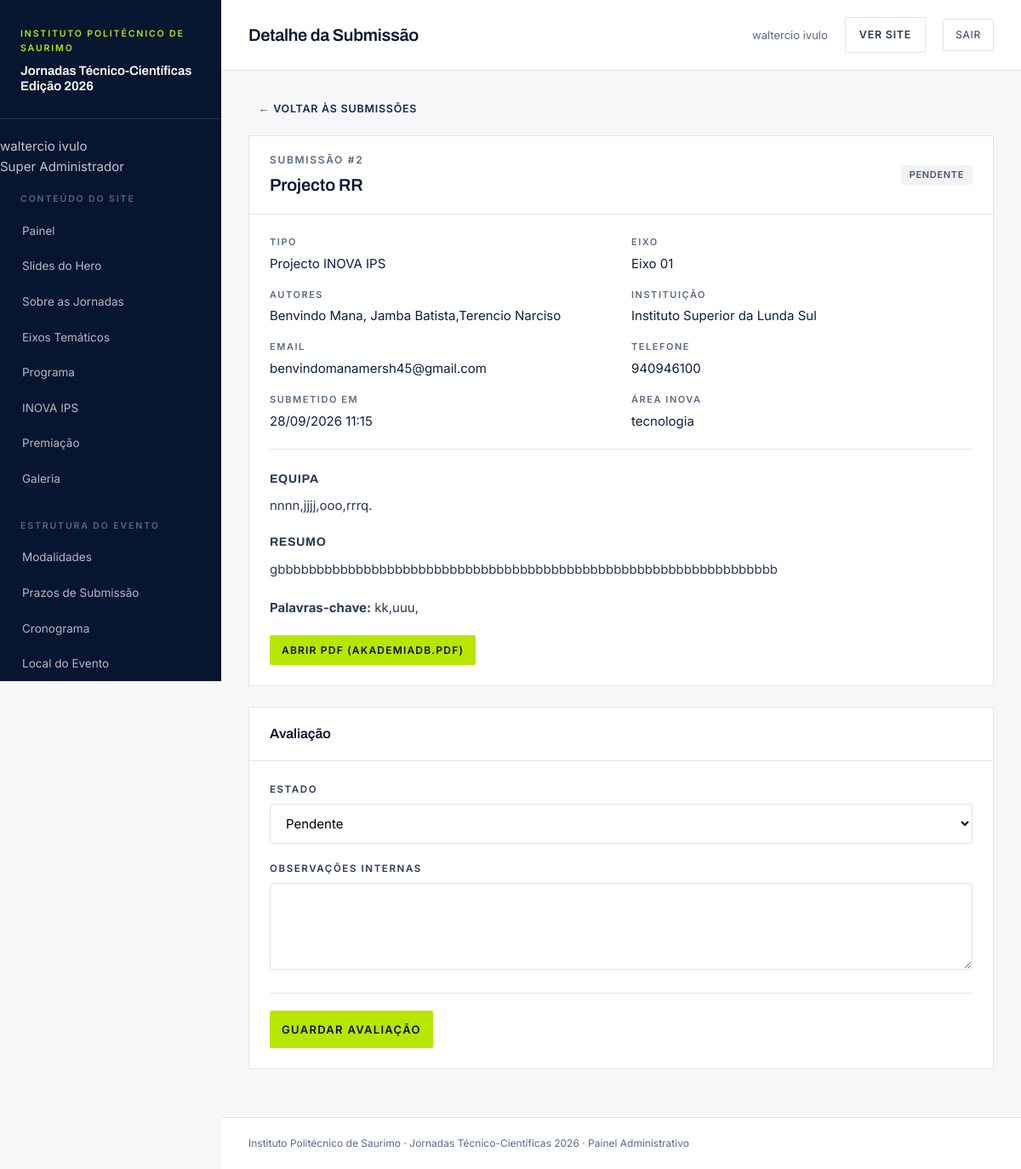
The app's page /admin/submissao-ver.php?id=2 (signed in) with its own data.
### tables this page shows
CREATE TABLE `submissoes` (
  `id` int(10) UNSIGNED NOT NULL,
  `tipo` enum('comunicacao','poster','projeto_inova') NOT NULL,
  `eixo` varchar(10) DEFAULT NULL,
  `titulo` varchar(255) NOT NULL,
  `autores` text NOT NULL,
  `instituicao` varchar(190) DEFAULT NULL,
  `email` varchar(190) NOT NULL,
  `telefone` varchar(40) DEFAULT NULL,
  `resumo` text NOT NULL,
  `palavras_chave` varchar(255) DEFAULT NULL,
  `area_inova` varchar(60) DEFAULT NULL,
  `elementos_equipa` text DEFAULT NULL,
  `ficheiro_original` varchar(255) DEFAULT NULL,
  `ficheiro_guardado` varchar(255) DEFAULT NULL,
  `ficheiro_tamanho` int(10) UNSIGNED DEFAULT NULL,
  `status` enum('pendente','em_analise','aceite','rejeitado') NOT NULL DEFAULT 'pendente',
  `observacoes` text DEFAULT NULL,
  `avaliado_por` int(10) UNSIGNED DEFAULT NULL,
  `avaliado_em` datetime DEFAULT NULL,
  `criado_em` datetime NOT NULL DEFAULT current_timestamp(),
  `atualizado_em` datetime NOT NULL DEFAULT current_timestamp() ON UPDATE current_timestamp()
);

### inc/auth.php (called while the page is built, shortened)
<?php
require_once __DIR__ . '/helpers.php';
function admin_autenticado(): bool
{
    return !empty($_SESSION['admin_id']);
}
function admin_actual(): ?array
{
    static $cache = null;
    if ($cache !== null) return $cache;
    $stmt = db()->prepare('
        SELECT id, nome, email, nivel, ativo
        FROM admins
        WHERE id = ? AND ativo = 1
    ');
    $stmt->execute([(int) $_SESSION['admin_id']]);
    $admin = $stmt->fetch() ?: null;
    return $cache = $admin;
}
function exigir_login(): void
{
    if (!admin_actual()) {
        $_SESSION = [];
        session_destroy();
        redirecionar(url('admin/login.php'));
    }
}
function admin_nivel(): int
{
    $a = admin_actual();
    return $a ? (int) $a['nivel'] : 99;
}
function admin_nome_nivel(int $nivel): string
{
    return [
        NIVEL_SUPER     => 'Super Administrador',
        NIVEL_EDITOR    => 'Editor',
        NIVEL_AVALIADOR => 'Avaliador',
    ][$nivel] ?? 'Desconhecido';
}

### inc/db.php (called while the page is built, shortened)
<?php
function db(): PDO
{
    static $pdo = null;
    if ($pdo instanceof PDO) return $pdo;
    $cfg = require __DIR__ . '/config.php';
    $dsn = sprintf('mysql:host=%s;dbname=%s;charset=%s',
        $cfg['db_host'], $cfg['db_name'], $cfg['db_charset']);
    $pdo = new PDO($dsn, $cfg['db_user'], $cfg['db_pass'], [
        PDO::ATTR_ERRMODE            => PDO::ERRMODE_EXCEPTION,
        PDO::ATTR_DEFAULT_FETCH_MODE => PDO::FETCH_ASSOC,
        PDO::ATTR_EMULATE_PREPARES   => false,
        PDO::MYSQL_ATTR_INIT_COMMAND => "SET time_zone = '+01:00'",
    ]);
    return $pdo;
}

### inc/helpers.php (called while the page is built, shortened)
<?php
require_once __DIR__ . '/db.php';
function cfg(): array { static $c = null; return $c ??= require __DIR__ . '/config.php'; }
function e(?string $txt): string
{
    return htmlspecialchars((string) $txt, ENT_QUOTES, 'UTF-8');
}
function url(string $caminho = ''): string
{
    return rtrim(cfg()['base_url'], '/') . '/' . ltrim($caminho, '/');
}

### admin/submissao-ver.php (the view, shortened to what this page needs)
<?php
$tituloPagina = 'Detalhe da Submissão';
require __DIR__ . '/inc/header.php';
$id = (int) get('id');
$stmt = db()->prepare('SELECT * FROM submissoes WHERE id = ?');
$stmt->execute([$id]);
$s = $stmt->fetch();
$tipos = ['comunicacao' => 'Comunicação Oral', 'poster' => 'Poster Científico', 'projeto_inova' => 'Projecto INOVA IPS'];
?>
<p style="margin-bottom:20px">
  <a href="submissoes.php" class="link-acao">← Voltar às submissões</a>
</p>
<section class="cartao">
  <div class="cartao-topo">
    <div>
      <p style="font-size:12px;letter-spacing:.14em;text-transform:uppercase;color:var(--tinta-500);font-weight:600;margin-bottom:4px">
        Submissão #<?= (int) $s['id'] ?>
      </p>
      <h2 class="cartao-titulo" style="font-size:20px"><?= e($s['titulo']) ?></h2>
    </div>
    <span class="etiqueta etiqueta-<?= e($s['status']) ?>"><?= e($s['status']) ?></span>
  </div>
  <div class="cartao-corpo">
    <dl style="display:grid;grid-template-columns:repeat(2,1fr);gap:16px 24px;padding-bottom:20px;border-bottom:1px solid var(--linha);margin-bottom:24px">
      <div><dt style="font-size:11px;letter-spacing:.14em;text-transform:uppercase;color:var(--tinta-500);font-weight:600;margin-bottom:4px">Tipo</dt><dd><?= e($tipos[$s['tipo']] ?? $s['tipo']) ?></dd></div>
      <?php if ($s['eixo']): ?>
        <div><dt style="font-size:11px;letter-spacing:.14em;text-transform:uppercase;color:var(--tinta-500);font-weight:600;margin-bottom:4px">Eixo</dt><dd>Eixo <?= e($s['eixo']) ?></dd></div>
      <?php endif; ?>
      <div><dt style="font-size:11px;letter-spacing:.14em;text-transform:uppercase;color:var(--tinta-500);font-weight:600;margin-bottom:4px">Autores</dt><dd><?= e($s['autores']) ?></dd></div>
      <?php if ($s['instituicao']): ?>
        <div><dt style="font-size:11px;letter-spacing:.14em;text-transform:uppercase;color:var(--tinta-500);font-weight:600;margin-bottom:4px">Instituição</dt><dd><?= e($s['instituicao']) ?></dd></div>
      <?php endif; ?>
      <div><dt style="font-size:11px;letter-spacing:.14em;text-transform:uppercase;color:var(--tinta-500);font-weight:600;margin-bottom:4px">Email</dt><dd><a href="mailto:<?= e($s['email']) ?>"><?= e($s['email']) ?></a></dd></div>
      <?php if ($s['telefone']): ?>
        <div><dt style="font-size:11px;letter-spacing:.14em;text-transform:uppercase;color:var(--tinta-500);font-weight:600;margin-bottom:4px">Telefone</dt><dd><?= e($s['telefone']) ?></dd></div>
      <?php endif; ?>
      <div><dt style="font-size:11px;letter-spacing:.14em;text-transform:uppercase;color:var(--tinta-500);font-weight:600;margin-bottom:4px">Submetido em</dt><dd><?= e(date('d/m/Y H:i', strtotime($s['criado_em']))) ?></dd></div>
      <?php if ($s['area_inova']): ?>
        <div><dt style="font-size:11px;letter-spacing:.14em;text-transform:uppercase;color:var(--tinta-500);font-weight:600;margin-bottom:4px">Área INOVA</dt><dd><?= e($s['area_inova']) ?></dd></div>
      <?php endif; ?>
    </dl>
    <?php if ($s['elementos_equipa']): ?>
      <h3 style="font-family:var(--font-titulo);font-size:14px;letter-spacing:.04em;text-transform:uppercase;color:var(--tinta-700);margin-bottom:8px">Equipa</h3>
      <p style="white-space:pre-wrap;color:var(--tinta-700);margin-bottom:20px"><?= e($s['elementos_equipa']) ?></p>
    <?php endif; ?>
    <h3 style="font-family:var(--font-titulo);font-size:14px;letter-spacing:.04em;text-transform:uppercase;color:var(--tinta-700);margin-bottom:8px">Resumo</h3>
    <p style="white-space:pre-wrap;color:var(--tinta-700);line-height:1.7;margin-bottom:20px"><?= e($s['resumo']) ?></p>
    <?php if ($s['palavras_chave']): ?>
      <p style="color:var(--tinta-700);margin-bottom:20px"><strong>Palavras-chave:</strong> <?= e($s['palavras_chave']) ?></p>
    <?php endif; ?>
    <?php if ($s['ficheiro_guardado']): ?>
      <a href="../api/ficheiro.php?id=<?= (int) $s['id'] ?>" target="_blank"
         class="botao botao-verde botao-mini">Abrir PDF (<?= e($s['ficheiro_original']) ?>)</a>
    <?php else: ?>
      <p class="aviso aviso-info">Sem ficheiro anexado a esta submissão.</p>
    <?php endif; ?>
  </div>
</section>
<section class="cartao">
  <div class="cartao-topo"><h2 class="cartao-titulo">Avaliação</h2></div>
  <div class="cartao-corpo">
    <form method="post">
      <div class="campo">
        <label>Estado</label>
        <select name="status">
          <option value="pendente"   <?= $s['status'] === 'pendente'   ? 'selected' : '' ?>>Pendente</option>
        </select>
      </div>
      <div class="campo">
        <label>Observações internas</label>
        <textarea name="observacoes" rows="4"><?= e($s['observacoes'] ?? '') ?></textarea>
      </div>
      <div class="form-acoes">
        <button type="submit" class="botao botao-verde" style="width:auto">Guardar avaliação</button>
      </div>
    </form>
  </div>
</section>
<?php require __DIR__ . '/inc/footer.php'; ?>

### admin/inc/header.php (shortened to what this page needs)
<?php
require_once __DIR__ . '/../../inc/auth.php';
exigir_login();
$tituloPagina = $tituloPagina ?? 'Painel';
?>
<!DOCTYPE html>
<html lang="pt-AO">
<head>
<link rel="stylesheet" href="assets/admin.css">
</head>
<body>
<div class="app">
  <?php require __DIR__ . '/sidebar.php'; ?>
  <div class="conteudo">
    <header class="barra-topo">
      <h1 class="barra-topo-titulo"><?= e($tituloPagina) ?></h1>
      <div class="barra-topo-dir">
        <span class="barra-topo-admin"><?= e($admin['nome']) ?></span>
        <a href="<?= e(url('index.php')) ?>" target="_blank" class="botao-ligacao botao-mini">Ver site</a>
        <a href="logout.php" class="barra-topo-sair">Sair</a>
      </div>
    </header>
    <div class="conteudo-corpo">

### admin/inc/sidebar.php (shortened to what this page needs)
<?php
$paginaActual = basename($_SERVER['PHP_SELF']);
$nivel = admin_nivel();
$menu = [];
if (admin_pode_editar_conteudo()) {
    $menu['Conteúdo do Site'] = [
        'dashboard.php'  => 'Painel',
        'slides.php'     => 'Slides do Hero',
        'sobre.php'      => 'Sobre as Jornadas',
        'eixos.php'      => 'Eixos Temáticos',
        'programa.php'   => 'Programa',
        'inova.php'      => 'INOVA IPS',
        'premiacao.php'  => 'Premiação',
        'galeria.php'    => 'Galeria',
    ];
    $menu['Estrutura do Evento'] = [
        'modalidades.php'  => 'Modalidades',
        'prazos.php'       => 'Prazos de Submissão',
        'cronograma.php'   => 'Cronograma',
        'local.php'        => 'Local do Evento',
    ];
}
$menu['Submissões'] = [
    'submissoes.php' => 'Submissões Recebidas',
];
if (admin_pode_gerir_utilizadores() || admin_pode_ver_logs()) {
    $grupoSistema = [];
    if (admin_pode_editar_conteudo()) {
        $grupoSistema['configuracoes.php'] = 'Configurações';
    }
    if (admin_pode_gerir_utilizadores()) {
        $grupoSistema['administradores.php'] = 'Administradores';
        $grupoSistema['logs.php']            = 'Registo de Actividade';
    }
    if ($grupoSistema) {
        $menu['Sistema'] = $grupoSistema;
    }
}
$admin = admin_actual();
?>
<aside class="barra-lateral" id="menuAdmin">
  <div class="barra-lateral-marca">
    <div>
      <p class="barra-lateral-inst">Instituto Politécnico de Saurimo</p>
      <p class="barra-lateral-titulo">Jornadas Técnico-Científicas<br>Edição 2026</p>
    </div>
  </div>
  <div class="barra-lateral-conteudo" id="menuAdminConteudo">
    <div class="barra-lateral-perfil">
      <p class="barra-lateral-perfil-nome"><?= e($admin['nome'] ?? '') ?></p>
      <p class="barra-lateral-perfil-nivel"><?= e(admin_nome_nivel($nivel)) ?></p>
    </div>
    <?php foreach ($menu as $grupo => $itens): ?>
      <div class="barra-lateral-grupo">
        <p class="barra-lateral-grupo-titulo"><?= e($grupo) ?></p>
        <ul class="barra-lateral-menu">
          <?php foreach ($itens as $href => $nome): ?>
            <li>
              <a href="<?= e($href) ?>" class="<?= $paginaActual === $href ? 'activo' : '' ?>">
                <?= e($nome) ?>
              </a>
            </li>
          <?php endforeach; ?>
        </ul>
      </div>
    <?php endforeach; ?>
  </div>
</aside>

### records on screen
submissoes: id "2", titulo "Projecto RR", status "PENDENTE", tipo "Projecto INOVA IPS", eixo "01", autores "Benvindo Mana, Jamba Batista,Terencio Narciso", instituicao "Instituto Superior da Lunda Sul", email "benvindomanamersh45@gmail.com", telefone "940946100", criado_em "28/09/2026 11:15", area_inova "tecnologia", elementos_equipa "nnnn,jjjj,ooo,rrrq.", resumo "gbbbbbbbbbbbbbbbbbbbbbbbbbbbbbbbbbbbbbbbbbbbbbbbbbbbbbbbbbbbbbbbb", palavras_chave "kk,uuu,", ficheiro_original "AKADEMIADB.PDF", status "Pendente"

### other values on screen
$admin['nome'] "waltercio ivulo"
admin_nome_nivel($nivel) "Super Administrador"
$grupo "CONTEÚDO DO SITE"
$nome "Painel"
$nome "Slides do Hero"
$nome "Sobre as Jornadas"
$nome "Eixos Temáticos"
$nome "Programa"
$nome "INOVA IPS"
$nome "Premiação"
$nome "Galeria"
$grupo "ESTRUTURA DO EVENTO"
$nome "Modalidades"
$nome "Prazos de Submissão"
$nome "Cronograma"
